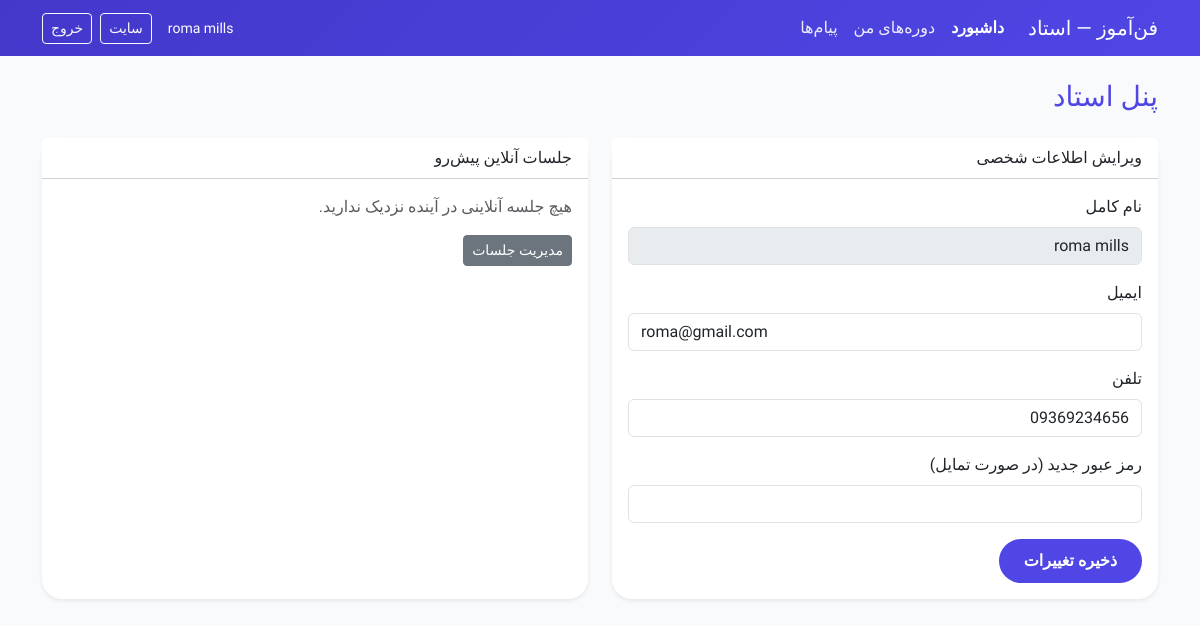
Page /teacher/index.php (signed in) on the committed database.
### tables this page shows
CREATE TABLE `users` (
  `id` int(10) UNSIGNED NOT NULL,
  `role` enum('admin','teacher','student') NOT NULL,
  `username` varchar(100) DEFAULT NULL,
  `email` varchar(150) DEFAULT NULL,
  `password_hash` varchar(255) NOT NULL,
  `full_name` varchar(200) NOT NULL,
  `phone` varchar(20) DEFAULT NULL,
  `province_id` int(10) UNSIGNED DEFAULT NULL,
  `institution_id` int(10) UNSIGNED DEFAULT NULL,
  `student_code` varchar(50) DEFAULT NULL,
  `education_level` varchar(50) DEFAULT NULL,
  `national_id` varchar(10) DEFAULT NULL,
  `teacher_status` enum('none','pending','approved','rejected') NOT NULL DEFAULT 'none',
  `first_login_done` tinyint(1) NOT NULL DEFAULT 0,
  `is_active` tinyint(1) NOT NULL DEFAULT 1,
  `created_at` timestamp NOT NULL DEFAULT current_timestamp(),
  `updated_at` timestamp NOT NULL DEFAULT current_timestamp() ON UPDATE current_timestamp()
);

### config/app.php (called while the page is built, shortened)
<?php
return [
    'name' => 'فن‌آموز',
    'url' => 'http://localhost/FanAmooz',
    'timezone' => 'Asia/Tehran',
    'upload_path' => dirname(__DIR__) . '/uploads',
    'upload_url' => '/uploads',
    'session_name' => 'fanamooz_session',
    'roles' => [
        'admin' => 'مدیر',
        'teacher' => 'استاد',
        'student' => 'دانشجو',
    ],
];

### includes/bootstrap.php (called while the page is built, shortened)
<?php
$configApp = require dirname(__DIR__) . '/config/app.php';
date_default_timezone_set($configApp['timezone']);
require_once __DIR__ . '/db.php';
require_once __DIR__ . '/helpers.php';
require_once __DIR__ . '/auth.php';
require_once __DIR__ . '/teacher.php';
require_once __DIR__ . '/settings.php';

### includes/helpers.php (called while the page is built, shortened)
<?php
function e($value): string
{
    return htmlspecialchars((string) $value, ENT_QUOTES | ENT_SUBSTITUTE, 'UTF-8');
}
function base_url(string $path = ''): string
{
    global $configApp;
    $base = rtrim($configApp['url'], '/');
    $path = ltrim($path, '/');
    return $path === '' ? $base : $base . '/' . $path;
}
function asset_url(string $path): string
{
    return base_url('assets/' . ltrim($path, '/'));
}

### includes/settings.php (called while the page is built, shortened)
<?php
function settings_all(): array
{
    static $cache = null;
    if ($cache !== null) {
        return $cache;
    }
    try {
        $rows = db()->query('SELECT setting_key, setting_value FROM settings')->fetchAll();
    } catch (PDOException) {
        return [];
    }
    $cache = [];
    foreach ($rows as $row) {
        $cache[$row['setting_key']] = $row['setting_value'];
    }
    return $cache;
}
function setting(string $key, string $default = ''): string
{
    $all = settings_all();
    return (string) ($all[$key] ?? $default);
}
function site_name(): string
{
    return setting('site_name', 'فن‌آموز');
}

### includes/db.php (called while the page is built, shortened)
<?php
function db(): PDO
{
    static $pdo = null;
    if ($pdo instanceof PDO) {
        return $pdo;
    }
    global $configDb;
    $dsn = sprintf(
        'mysql:host=%s;port=%d;dbname=%s;charset=%s',
        $configDb['host'],
        $configDb['port'],
        $configDb['dbname'],
        $configDb['charset']
    );
    $pdo = new PDO($dsn, $configDb['username'], $configDb['password'], [
        PDO::ATTR_ERRMODE => PDO::ERRMODE_EXCEPTION,
        PDO::ATTR_DEFAULT_FETCH_MODE => PDO::FETCH_ASSOC,
        PDO::ATTR_EMULATE_PREPARES => false,
    ]);
    return $pdo;
}

### includes/auth.php (called while the page is built, shortened)
<?php
function auth_user(): ?array
{
    return $_SESSION['user'] ?? null;
}

### includes/teacher.php (called while the page is built, shortened)
<?php
function teacher_session_status(): string
{
    return (string) (auth_user()['teacher_status'] ?? 'none');
}
function teacher_refresh_session_status(): void
{
    $id = auth_id();
    $stmt = db()->prepare("SELECT teacher_status, full_name, username, first_login_done, institution_id FROM users WHERE id = ? AND role = 'teacher' LIMIT 1");
    $stmt->execute([$id]);
}

### teacher/index.php (the view, shortened to what this page needs)
<?php
require_once dirname(__DIR__) . '/includes/bootstrap.php';
teacher_refresh_session_status();
$activeMenu = 'dashboard';
$status = teacher_session_status();
$userId = auth_id();
$userStmt = db()->prepare("SELECT full_name, email, phone FROM users WHERE id = ?");
$userStmt->execute([$userId]);
$userInfo = $userStmt->fetch();
$upcomingStmt = db()->prepare("
    SELECT cs.*, c.title as course_title
    FROM course_sessions cs
    JOIN courses c ON c.id = cs.course_id
    WHERE c.teacher_id = ?
      AND cs.adobe_connect_url IS NOT NULL
      AND cs.adobe_connect_url != ''
      AND cs.scheduled_at > NOW()
    ORDER BY cs.scheduled_at ASC
    LIMIT 5
");
$upcomingStmt->execute([$userId]);
$upcomingSessions = $upcomingStmt->fetchAll();
require dirname(__DIR__) . '/includes/layout/teacher_header.php';
?>
<h1 class="h3 text-primary mb-4">پنل استاد</h1>
<?php if ($status === 'pending'): ?>
    <div class="alert alert-info">
        <strong>وضعیت:</strong> درخواست همکاری شما در حال بررسی است. پس از تصمیم مدیر، از همین صفحه مطلع می‌شوید.
    </div>
    <p class="text-muted">تا زمان تأیید، فقط همین داشبورد و وضعیت درخواست در دسترس است.</p>
<?php elseif ($status === 'approved'): ?>
    <div class="row g-4">
        <div class="col-lg-6">
            <div class="card border-0 shadow-sm h-100">
                <div class="card-header bg-white">ویرایش اطلاعات شخصی</div>
                <div class="card-body">
                    <form method="post">
                        <div class="mb-3">
                            <label class="form-label">نام کامل</label>
                            <input type="text" class="form-control" value="<?= e($userInfo['full_name'] ?? '') ?>" disabled>
                        </div>
                        <div class="mb-3">
                            <label class="form-label">ایمیل</label>
                            <input type="email" name="email" class="form-control" value="<?= e($userInfo['email'] ?? '') ?>">
                        </div>
                        <div class="mb-3">
                            <label class="form-label">تلفن</label>
                            <input type="text" name="phone" class="form-control" value="<?= e($userInfo['phone'] ?? '') ?>">
                        </div>
                        <div class="mb-3">
                            <label class="form-label">رمز عبور جدید (در صورت تمایل)</label>
                            <input type="password" name="password" class="form-control" autocomplete="new-password">
                        </div>
                        <button type="submit" name="update_profile" class="btn btn-primary">ذخیره تغییرات</button>
                    </form>
                </div>
            </div>
        </div>
        <div class="col-lg-6">
            <div class="card border-0 shadow-sm h-100">
                <div class="card-header bg-white">جلسات آنلاین پیش‌رو</div>
                <div class="card-body">
                    <?php if (empty($upcomingSessions)): ?>
                        <p class="text-muted">هیچ جلسه آنلاینی در آینده نزدیک ندارید.</p>
                    <?php endif; ?>
                    <div class="mt-3">
                        <a href="<?= e(base_url('teacher/sessions.php')) ?>" class="btn btn-secondary btn-sm">مدیریت جلسات</a>
                    </div>
                </div>
            </div>
        </div>
    </div>
<?php else: ?>
    <div class="alert alert-warning">وضعیت حساب استاد نامشخص است. با پشتیبانی تماس بگیرید.</div>
<?php endif; ?>
<?php require dirname(__DIR__) . '/includes/layout/teacher_footer.php'; ?>

### includes/layout/teacher_header.php (shortened to what this page needs)
<?php
$pageTitle = $pageTitle ?? 'پنل استاد';
$activeMenu = $activeMenu ?? '';
?>
<!DOCTYPE html>
<html lang="fa" dir="rtl">
<head>
    <title><?= e($pageTitle) ?> | <?= e(site_name()) ?></title>
    <link href="https://cdn.jsdelivr.net/npm/bootstrap@5.3.3/dist/css/bootstrap.rtl.min.css" rel="stylesheet">
    <link href="https://cdn.jsdelivr.net/npm/bootstrap-icons@1.11.3/font/bootstrap-icons.min.css" rel="stylesheet">
    <link href="<?= e(asset_url('css/theme.css')) ?>" rel="stylesheet">
    <?php require __DIR__ . '/head_extras.php'; ?>
<link rel="stylesheet" href="<?= asset_url('css/jalalidatepicker.min.css') ?>">
</head>
<body>
<nav class="navbar navbar-expand-lg navbar-dark site-header">
    <div class="container">
        <a class="navbar-brand" href="<?= e(base_url('teacher/index.php')) ?>"><?= e(site_name()) ?> — استاد</a>
        <div class="collapse navbar-collapse" id="tNav">
            <ul class="navbar-nav me-auto">
                <li class="nav-item"><a class="nav-link <?= $activeMenu === 'dashboard' ? 'active fw-bold' : '' ?>" href="<?= e(base_url('teacher/index.php')) ?>">داشبورد</a></li>
                <?php if (teacher_session_status() === 'approved'): ?>
                    <li class="nav-item"><a class="nav-link <?= $activeMenu === 'courses' ? 'active fw-bold' : '' ?>" href="<?= e(base_url('teacher/courses.php')) ?>">دوره‌های من</a></li>
                    <li class="nav-item">
                        <a class="nav-link <?= $activeMenu === 'messages' ? 'active fw-bold' : '' ?>" href="<?= e(base_url('teacher/messages.php')) ?>">
                            پیام‌ها
                        </a>
                    </li>
                <?php endif; ?>
            </ul>
            <span class="navbar-text text-white small me-3"><?= e(auth_user()['full_name'] ?? '') ?></span>
            <a href="<?= e(base_url()) ?>" class="btn btn-outline-light btn-sm me-2" target="_blank">سایت</a>
            <a href="<?= e(base_url('logout.php')) ?>" class="btn btn-outline-light btn-sm">خروج</a>
        </div>
    </div>
</nav>
<main class="container py-4">

### assets/css/theme.css (style rules this page uses)
:root { --fa-primary: #1565c0; --fa-primary-dark: #0d47a1; --fa-primary-light: #e3f2fd; --fa-accent: #2196f3; --fa-bg: #f5f9fc; --fa-text: #1a237e; --fa-muted: #546e7a; }
body { font-family: 'Vazirmatn', Tahoma, sans-serif; color: var(--fa-text); background-color: var(--fa-bg); }
.text-primary { color: var(--fa-primary) !important; }
.btn-primary { --bs-btn-bg: var(--fa-primary); --bs-btn-border-color: var(--fa-primary); --bs-btn-hover-bg: var(--fa-primary-dark); --bs-btn-hover-border-color: var(--fa-primary-dark); }
.site-header { background: linear-gradient(135deg, var(--fa-primary-dark), var(--fa-primary)); color: #fff; }
.site-header .nav-link { color: rgba(255, 255, 255, 0.9); }
:root { --fa-primary: #4f46e5; --fa-primary-dark: #4338ca; --fa-primary-light: #e0e7ff; --fa-accent: #f59e0b; --fa-bg: #f9fafb; --fa-text: #1f2937; --fa-muted: #6b7280; }
.btn-primary { background-color: var(--fa-primary); border: none; border-radius: 50px; padding: 10px 25px; font-weight: 600; transition: all 0.3s; }
.card, .service-card { border-radius: 20px; transition: transform 0.3s, box-shadow 0.3s; }

### rows in the picture
users: full_name "roma mills", email "roma@gmail.com", phone "09369234656"

### other values in the picture
site_name() "فن‌آموز"
